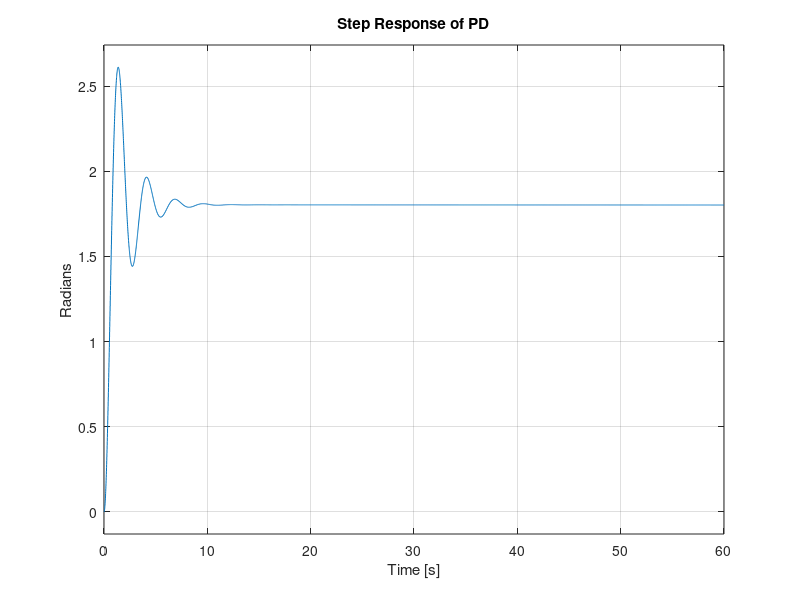

MATLAB code to generate this figure: (Note: this script raises an error after producing the figure.)
clear all;

R_m = 10;               % Motor Resistance (Ohm)
K_a = 0.2;              % Motor Torque Constant (Nm / A)
K_b  = 0.009549;        % Back EMF Constant (V / (rad / s))
K_f = 0.047746;         % Rotational Friction Coefficient (Nm / (rad / s)) 
N = 20;                  % Gear Ratio

La = 0;                 %Negligible motor inductance

J_r = 0.001;            % Motor Rotor Moment of Inertia (kg / m^2)
J_p = 15.44;                % Solar Panel Moment of Inertia (kg / m^2)
J = J_r + (J_p/N^2);          % Total Moment of Inertia (kg / m^2)

h = 0.5;

Ts = 0.01; %Seconds
K_s = h * (2/1.8); %sensor Gain Converts rads to Amps
K_p = 4; %Power Amplifier gain
%This assumes that at 90deg off from optimal that we get a 2A difference

%{
Arduino Uno Rev3 has a 16MHz clock
so 62ns per tick and you need two ticks for each ....
This gives us plenty of room to not threaten the clock
%}

s = tf('s');
z = tf('z',Ts);
%MOTOR CIRCUIT
mot_circ = 1/(La*s + R_m);

%MOTOR DYNAMICS
mot_dyn = 1/(J*s+K_f);

%Continuous Motor assembly
Gspeed = feedback(mot_circ*K_a*mot_dyn,K_b); %back emf simplified
Gpos = Gspeed * (1/N) * (1/s) * K_p; 

Loop_TF = Gpos * K_s * K_p;

%For SISO Tool
Loop_TF_z = c2d(Loop_TF, Ts, 'zoh'); 

%digital Motor
Gz = c2d(Gpos, Ts, 'zoh');    %digital plant for digital controller design
                              %effectively does what the Arduino does for us.

fprintf('DIGITIZED MOTOR MODEL')
[~, denGz] = tfdata(Gz,'v');
rootsGz = roots(denGz);
disp('Roots of the denominator of Gz:')
disp(rootsGz)

%Lag Controller
K = 100;
s_p = 0.0001;
s_z = 0.01;



Cs = K * ((s + s_z) / (s + s_p));
numCz = K * (z - exp(-s_z*Ts));
denCz = (z - exp(-s_p*Ts));
Cz = numCz / denCz;
[numCz , denCz] = tfdata(Cz, 'v');

OL = Cz*Gz ;
PID_cltf = feedback(OL,K_s);

[~, denPID_cltf] = tfdata(PID_cltf,'v');
rootsPID_cltf = roots(denPID_cltf);
disp('Roots of the denominator of PID_cltf:')
disp(rootsPID_cltf)

%PLOTING FOR PID PERFORMANCE/STABILITY
t = 0:Ts:60; % 5 seconds of performance data

figure(1)
clf
step(PID_cltf,t)
title('Step Response of PD')
ylabel('Radians')
grid on
fprintf('PERFORMANCE DATA OF PID')
stepinfo(PID_cltf)

figure(2)
clf
margin(OL)
title('Phase Margin detection for PD control')

f = -10 : 0.1: 10;
pulse_time = 5;
pulse_height = 0.2;

fft_rect = pulse_height*pulse_time*(sin(pi*pulse_time.*f)./(pi*pulse_time.*f));

figure(3);
plot(f, fft_rect);
xlabel("Frequency", "FontSize",18);
ylabel("Magnitude", "FontSize",18);
